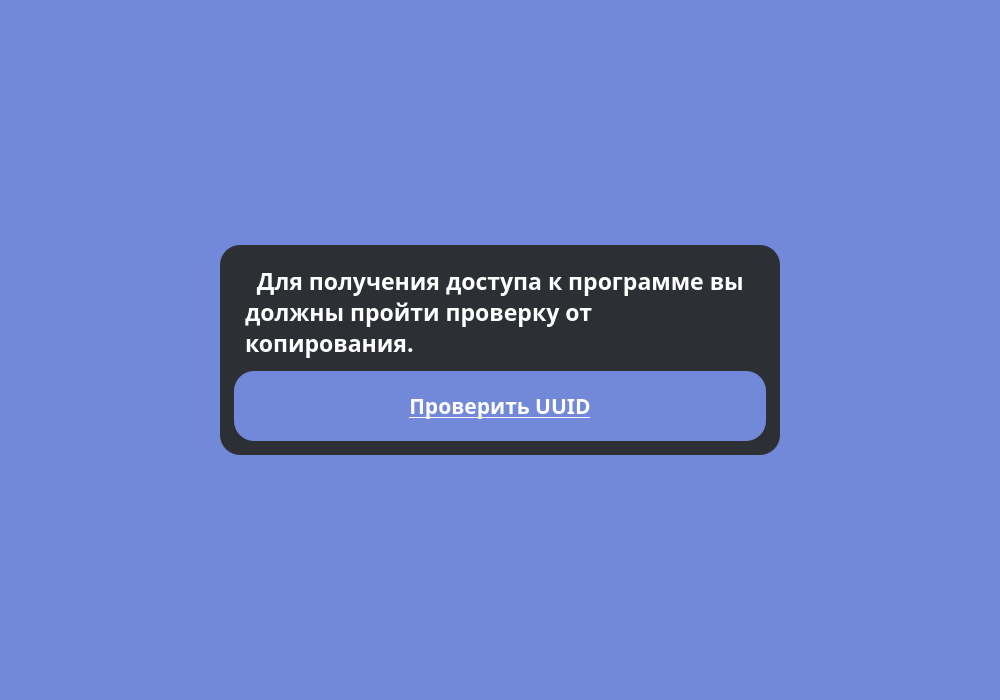
<?xml version="1.0" encoding="UTF-8"?>
<ui version="4.0">
 <class>MainWindow</class>
 <widget class="QMainWindow" name="MainWindow">
  <property name="geometry">
   <rect>
    <x>0</x>
    <y>0</y>
    <width>1000</width>
    <height>700</height>
   </rect>
  </property>
  <property name="minimumSize">
   <size>
    <width>575</width>
    <height>225</height>
   </size>
  </property>
  <property name="font">
   <font>
    <family>gg sans</family>
    <bold>true</bold>
    <stylestrategy>PreferAntialias</stylestrategy>
   </font>
  </property>
  <property name="mouseTracking">
   <bool>false</bool>
  </property>
  <property name="windowTitle">
   <string>Проверка от копирования</string>
  </property>
  <property name="windowIcon">
   <iconset theme="accessories-text-editor"/>
  </property>
  <property name="styleSheet">
   <string notr="true">background-color: rgb(114, 137, 218);
border: none;
padding: 5px;</string>
  </property>
  <widget class="QWidget" name="centralwidget">
   <property name="contextMenuPolicy">
    <enum>Qt::DefaultContextMenu</enum>
   </property>
   <layout class="QHBoxLayout" name="horizontalLayout">
    <item>
     <spacer name="horizontalSpacer_2">
      <property name="orientation">
       <enum>Qt::Horizontal</enum>
      </property>
      <property name="sizeHint" stdset="0">
       <size>
        <width>40</width>
        <height>20</height>
       </size>
      </property>
     </spacer>
    </item>
    <item>
     <widget class="QGroupBox" name="groupBox">
      <property name="minimumSize">
       <size>
        <width>560</width>
        <height>210</height>
       </size>
      </property>
      <property name="maximumSize">
       <size>
        <width>560</width>
        <height>210</height>
       </size>
      </property>
      <property name="font">
       <font>
        <family>gg sans</family>
        <pointsize>9</pointsize>
        <bold>true</bold>
       </font>
      </property>
      <property name="styleSheet">
       <string notr="true">background-color: rgb(44, 47, 51);
color: rgb(255, 255, 255);
border-radius: 20px;
</string>
      </property>
      <property name="title">
       <string/>
      </property>
      <layout class="QGridLayout" name="gridLayout">
       <item row="2" column="0">
        <widget class="QPushButton" name="pushButton">
         <property name="minimumSize">
          <size>
           <width>250</width>
           <height>70</height>
          </size>
         </property>
         <property name="font">
          <font>
           <family>gg sans</family>
           <pointsize>16</pointsize>
           <bold>true</bold>
           <underline>true</underline>
          </font>
         </property>
         <property name="styleSheet">
          <string notr="true">background-color: rgb(114, 137, 218);
color: rgb(255, 255, 255);
border-radius: 20px;</string>
         </property>
         <property name="text">
          <string>Проверить UUID</string>
         </property>
        </widget>
       </item>
       <item row="1" column="0">
        <widget class="QLabel" name="label">
         <property name="font">
          <font>
           <family>gg sans</family>
           <pointsize>17</pointsize>
           <bold>true</bold>
          </font>
         </property>
         <property name="text">
          <string>  Для получения доступа к программе вы должны пройти проверку от копирования.</string>
         </property>
         <property name="scaledContents">
          <bool>false</bool>
         </property>
         <property name="wordWrap">
          <bool>true</bool>
         </property>
        </widget>
       </item>
      </layout>
     </widget>
    </item>
    <item>
     <spacer name="horizontalSpacer">
      <property name="orientation">
       <enum>Qt::Horizontal</enum>
      </property>
      <property name="sizeHint" stdset="0">
       <size>
        <width>40</width>
        <height>20</height>
       </size>
      </property>
     </spacer>
    </item>
   </layout>
  </widget>
 </widget>
 <resources/>
 <connections/>
</ui>
